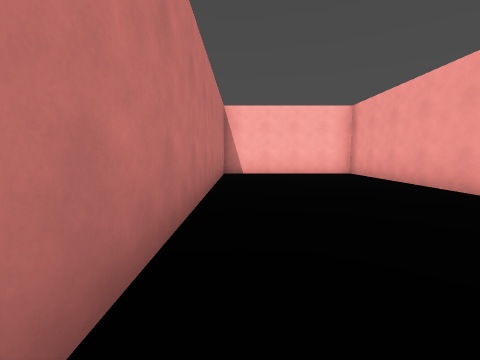
[1] (above)

24 first-person views from a walk through a 3-D level made in the Godot game engine. The camera is 1.3 m above the floor, tilts 6° down and sees 90° across. The floor is counted in squares, 2 m on a side. Each view is taken from the middle of a square. On the plan, view 1 faces up. The plan holds only what a view shows up to about 9 squares ahead; the rest is blank. The place goes on beyond the plan. Characters and animated objects are left out.

[2]
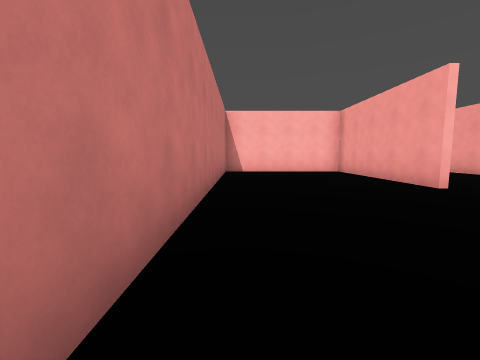

[3]
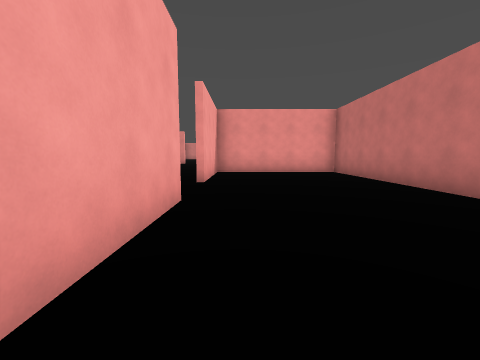

[4]
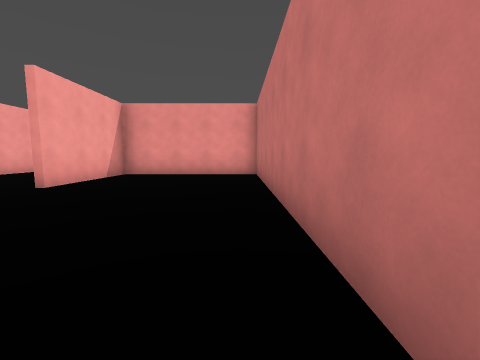

[5]
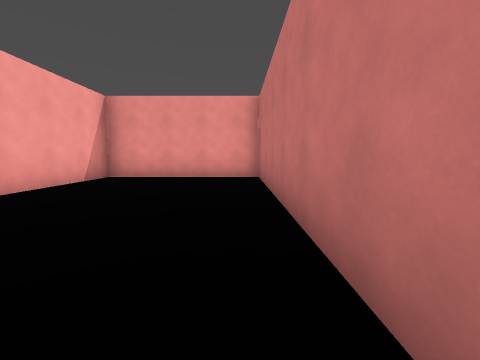

[6]
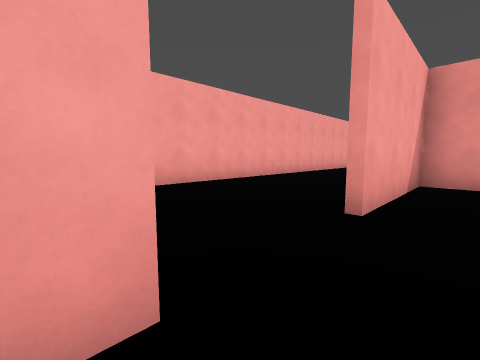

[7]
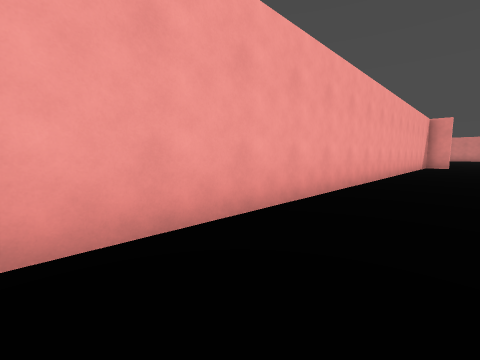

[8]
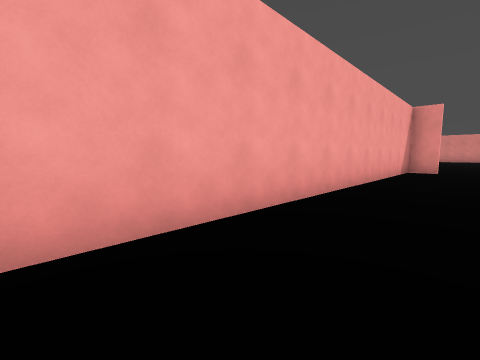

[9]
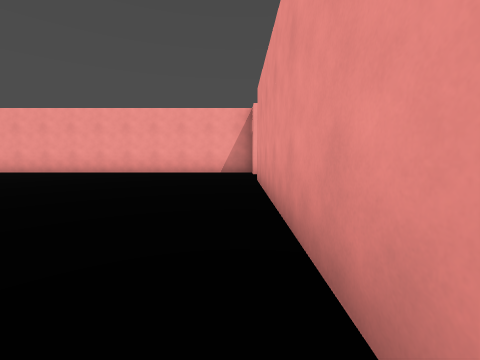

[10]
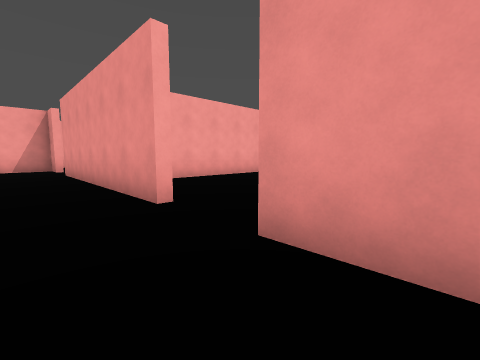

[11]
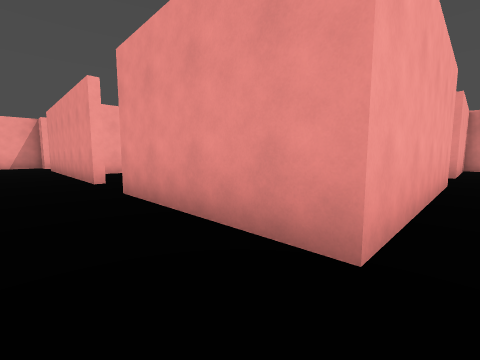

[12]
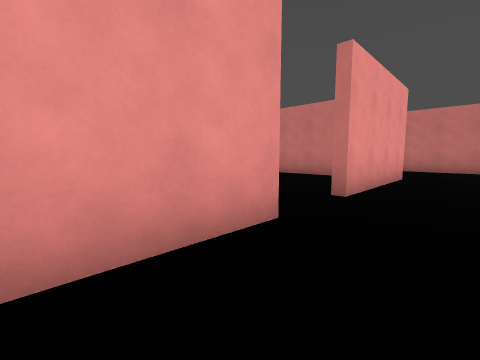

[13]
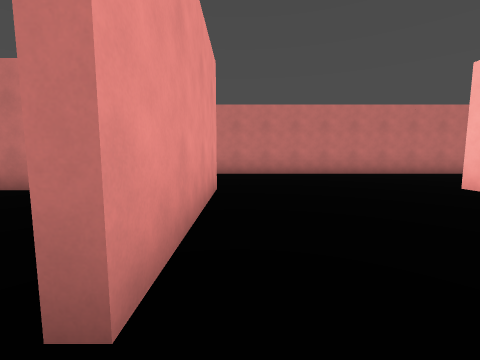

[14]
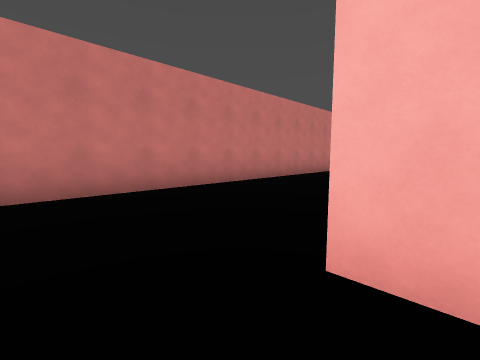

[15]
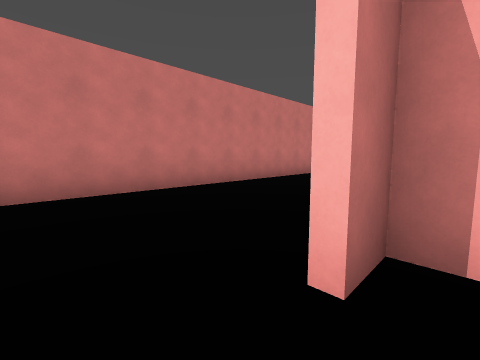

[16]
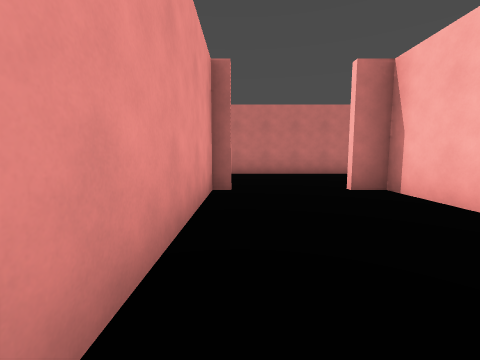

[17]
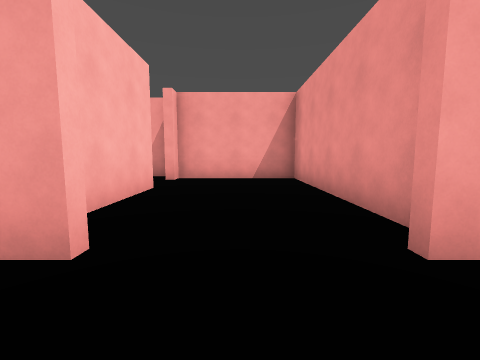

[18]
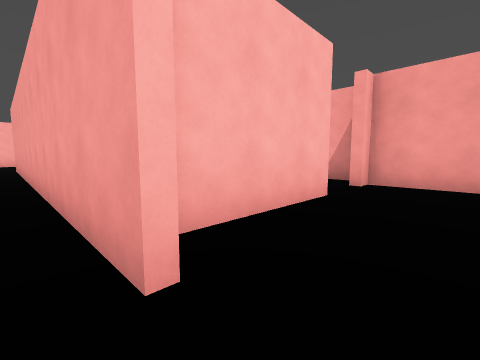

[19]
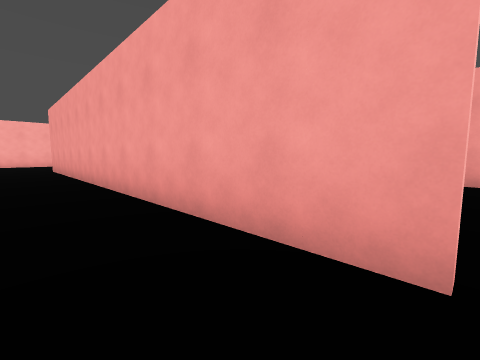

[20]
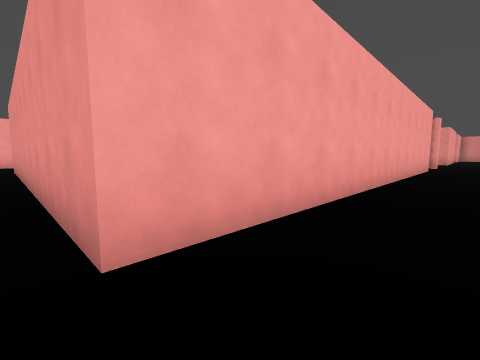

[21]
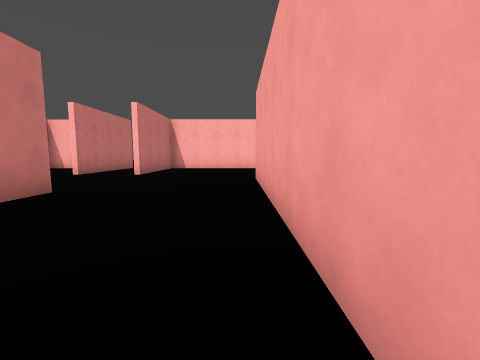

[22]
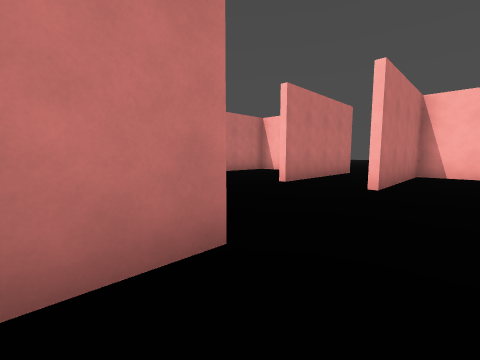

[23]
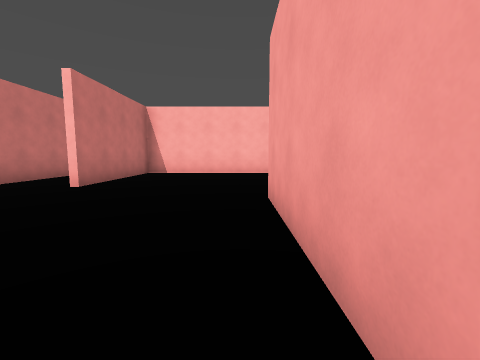

[24]
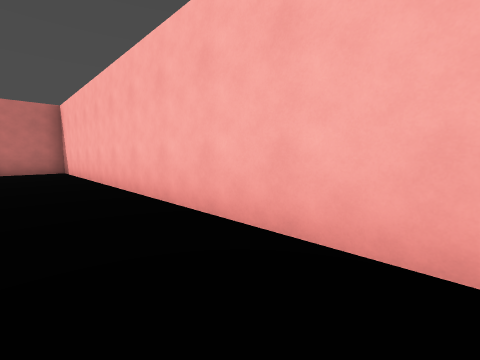

### Floor plan
Points are (right, up) in squares from view 1. A wall is a line through its corners. A room is listed if a view was taken in it or the views show most of it. See-through windows are left out.
Room 1 (views 1, 2, 3, 4, 5, 6)
walls: (3.8, 3.5) (3.8, 8.4) (-0.6, 8.4) (-0.6, -2.1) (3.8, -2.1) (3.8, 1.4)
Room 2 (views 7, 8, 9, 10, 11, 12, 13, 14, 15, 16, 17, 18, 19, 21, 22, 23)
walls: (-3.2, -2.3) (-6.4, -2.3) (-6.4, -3); (-6.6, -3) (-6.6, 8.6); (-6.4, -5.1) (-6.4, -5.5) (-1.3, -5.5) (-1.3, -2.3) (-1.9, -2.3); (-5.9, -5.7) (-6.6, -5.7); (-1.1, -10.4) (5.2, -10.4); (-10.3, 6.2) (-10.3, -10.9); (-6.6, -12.5) (-6.6, -10.4) (-2.8, -10.4); (7, -10.4) (7.8, -10.4) (7.8, 4.1); (7.8, 6.8) (7.8, 8); (-12.3, 14) (-12.3, 9.8)
Room 3 (views 20, 24)
walls: (0.1, 13.6) (-10.3, 13.6) (-10.3, 9.8); (-6.6, 8.6) (4, 8.6)

Where each view was taken, in squares from view 1:
view 1: 0 up, 0 right, facing up
view 2: 1 down, 0 right, facing up
view 3: 7 up, 3 right, facing down
view 4: 6 up, 0 right, facing down
view 5: 5 up, 0 right, facing down
view 6: 4 up, 3 right, facing down-right
view 7: 4 up, 6 right, facing down-right
view 8: 0 up, 6 right, facing down-right
view 9: 10 down, 1 left, facing right
view 10: 9 down, 4 left, facing down-right
view 11: 9 down, 7 left, facing down-right
view 12: 9 down, 1 right, facing down-left
view 13: 10 down, 2 left, facing left
view 14: 7 down, 6 left, facing up-left
view 15: 4 down, 6 left, facing up-left
view 16: 5 down, 2 left, facing left
view 17: 4 down, 8 left, facing right
view 18: 4 down, 7 left, facing up-right
view 19: 3 down, 8 left, facing up-right
view 20: 9 up, 8 left, facing down-right
view 21: 2 up, 7 left, facing up
view 22: 5 up, 9 left, facing up-left
view 23: 5 up, 7 left, facing up
view 24: 12 up, 0 right, facing up-left
